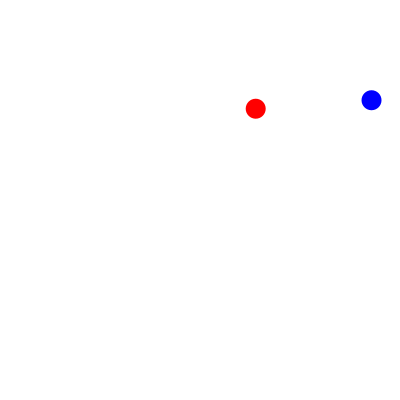
Frame 1 (no input)
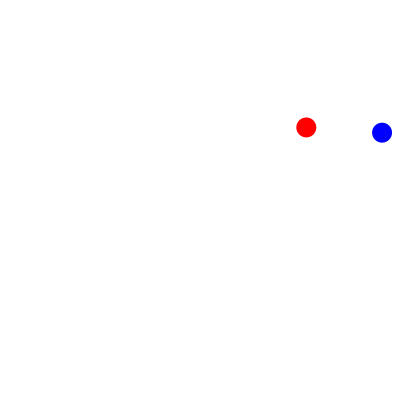
Frame 60 (the mouse pressed at the canvas centre just before this capture)
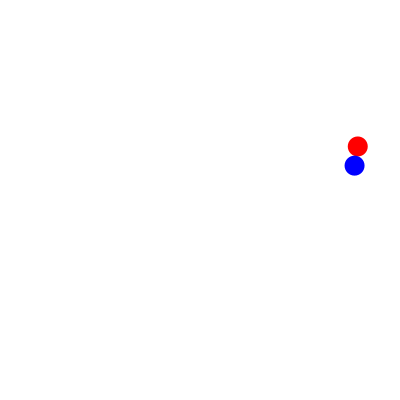
Frame 120 (the mouse held since frame 60 and released just before this capture)

The Processing sketch that drew these frames (run headless with seeded random() and noise(); from frame 60 on, the mouse is pressed at the canvas centre):

// Processing sketch: ball_20201217
// ── ball_20201217.pde
float x1, y1, dx1, dy1;
float x2, y2, dx2, dy2;
float r;

void setup()
{
  size(400,400);//width, height
  background(255);
  noStroke();
  smooth();
  
  r = 10;
  x1 = random(0+r, width-r);
  y1 = random(0+r, height-r);
  x2 = random(0+r, width-r);
  y2 = random(0+r, height-r);
  dx1 = random(0, 1);
  dy1 = random(0, 1);
  dx2 = random(0, 1);
  dy2 = random(0, 1);
}

void draw()
{
  background(255);
  fill(255,0,0);
  ellipse(x1, y1, 2*r, 2*r);
  fill(0,0,255);
  ellipse(x2, y2, 2*r, 2*r);
  x1 += dx1;
  y1 += dy1;
  x2 += dx2;
  y2 += dy2;
  
  if(x1 > width-r || x1 < 0+r) dx1 *= -1;
  if(y1 > height-r || y1 < 0+r) dy1 *= -1;
  if(x2 > width-r || x2 < 0+r) dx2 *= -1;
  if(y2 > height-r || y2 < 0+r) dy2 *= -1;
}
